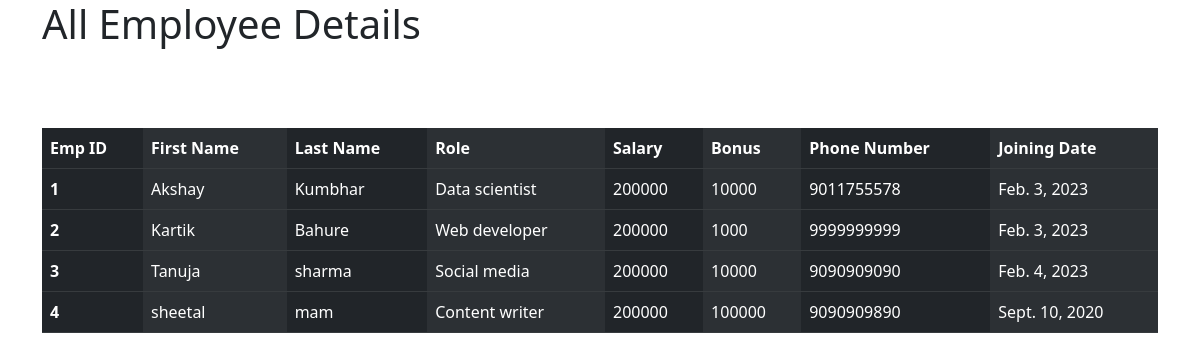
Page /all_emp/ on the committed database.
### amp_app/models.py (models this page shows, shortened)
class Employee(models.Model):
    first_name = models.CharField(max_length=100, null=False)
    last_name = models.CharField(max_length=100)
    dept = models.ForeignKey(Department, on_delete=models.CASCADE)
    salary = models.IntegerField(default=0)
    bonus = models.IntegerField(default=0)
    role = models.ForeignKey(Role, on_delete=models.CASCADE)
    phone = models.IntegerField(default=0)
    hire_date = models.DateField()

class Role(models.Model):
    name = models.CharField(max_length=100, null=False)

### amp_app/views.py (the view)
# urls.py: path('all_emp/',views.all_emp, name = 'all_emp'),
def all_emp(request):
    emps = Employee.objects.all()
    context = {
        'emps':emps
    }
    return render(request,'all_emp.html',context)

### amp_app/templates/all_emp.html (shortened to what this page needs)
<!doctype html>
<html lang="en">
  <head>
    <link href="https://cdn.jsdelivr.net/npm/bootstrap@5.3.0-alpha1/dist/css/bootstrap.min.css" rel="stylesheet">
  </head>
  <body>
    <div class='container'>
      <h1>All Employee Details</h1>
    </div>
    <br>
    <br>
    <br>
    <div class='container'>
      <table class="table table-dark table-striped-columns">
        <thead>
          <tr>
            <th scope="col">Emp ID</th>
            <th scope="col">First Name</th>
            <th scope="col">Last Name</th>
            <th scope="col">Role</th>
            <th scope="col">Salary</th>
            <th scope="col">Bonus</th>
            <th scope="col">Phone Number</th>
            <th scope="col">Joining Date</th>
          </tr>
        </thead>
        <tbody>
          {% for emp in emps%}
          <tr>
            <th scope="row">{{emp.id}}</th>
            <td>{{emp.first_name}}</td>
            <td>{{emp.last_name}}</td>
            <td>{{emp.role.name}}</td>
            <td>{{emp.salary}}</td>
            <td>{{emp.bonus}}</td>
            <td>{{emp.phone}}</td>
            <td>{{emp.hire_date}}</td>
          </tr>
          {% endfor %}
        </tbody>
    </div>
  </body>
</html>

### rows in the picture
Employee: id "1", first_name "Akshay", last_name "Kumbhar", role.name "Data scientist", salary "200000", bonus "10000", phone "9011755578", hire_date "Feb. 3, 2023"
Employee: id "2", first_name "Kartik", last_name "Bahure", role.name "Web developer", salary "200000", bonus "1000", phone "9999999999", hire_date "Feb. 3, 2023"
Employee: id "3", first_name "Tanuja", last_name "sharma", role.name "Social media", salary "200000", bonus "10000", phone "9090909090", hire_date "Feb. 4, 2023"
Employee: id "4", first_name "sheetal", last_name "mam", role.name "Content writer", salary "200000", bonus "100000", phone "9090909890", hire_date "Sept. 10, 2020"
